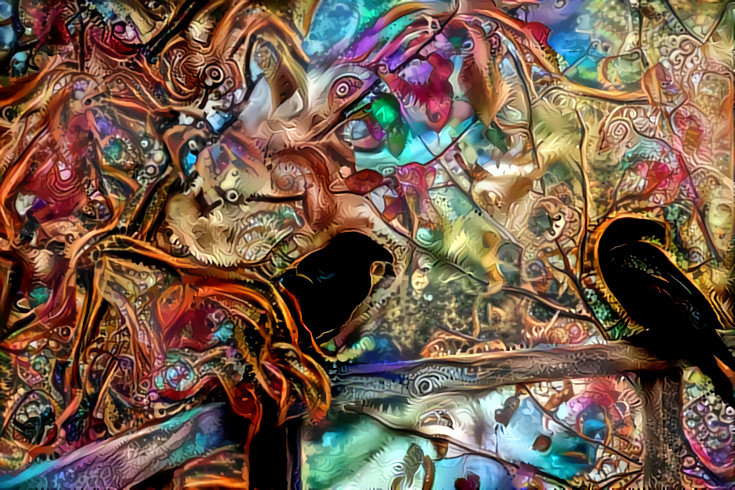
#> input picture left.jpg, 735 x 490 px
$ python merge_images.py
#> lines starting #> are read from the running program, lines starting #| are printed output that depends on the picture
from skimage import io
import numpy as np
from cv2 import resize
import matplotlib.pyplot as plt

left = np.rot90(io.imread('left.jpg'))
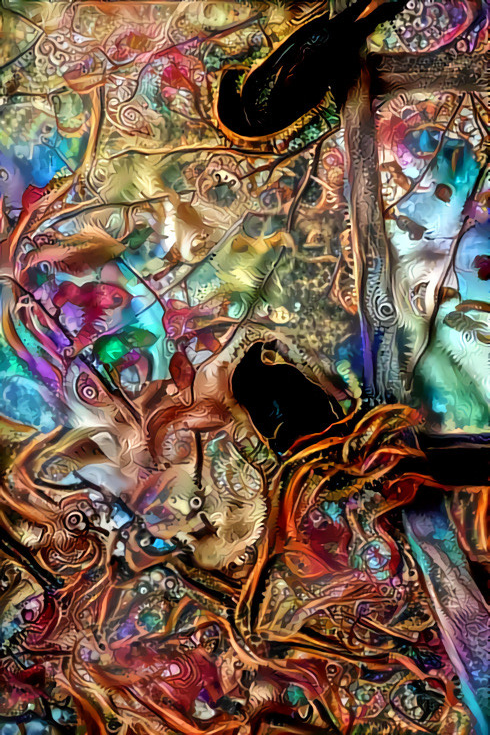
#> left: shape (735, 490, 3); mean R, G, B 115.9, 92.8, 76.9
left = resize(left, (1080, 1920))
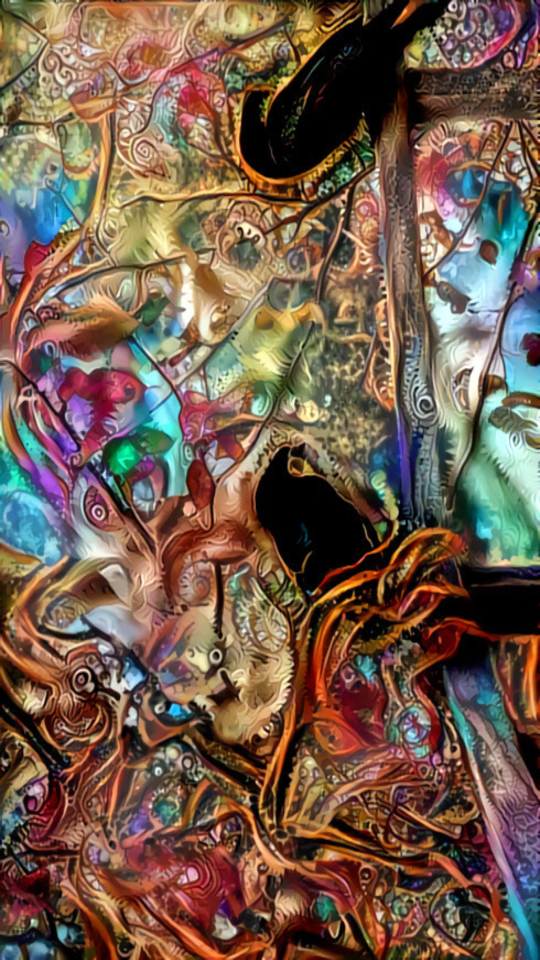
#> left: shape (1920, 1080, 3) (shown at 1/2 size); mean R, G, B 115.8, 92.7, 76.7
#> (the run stopped early here; a loop or call above may not have finished)
